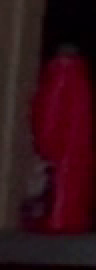
#> input picture Assignment_3/cropped_roi.png, 48 x 135 px (shown 2 times larger)
$ python image_comparison.py
#> lines starting #> are read from the running program, lines starting #| are printed output that depends on the picture
import cv2
import numpy as np
import glob
import random

# Load the cropped region
cropped_roi = cv2.imread('cropped_roi.png')
#> cropped_roi is the input picture: shape (135, 48, 3); mean B, G, R 22, 16.1, 49
cropped_roi_gray = cv2.cvtColor(cropped_roi, cv2.COLOR_BGR2GRAY)  # Convert to grayscale if comparing in grayscale
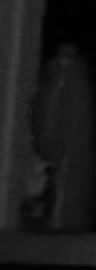
#> cropped_roi_gray: shape (135, 48) (shown 2 times larger); min 1, max 61, mean 26.6

# List all frames in the directory
all_frames = glob.glob('video_frames/*.png')

# Randomly pick 10 frames
#> (the run stopped early here; a loop or call above may not have finished)
